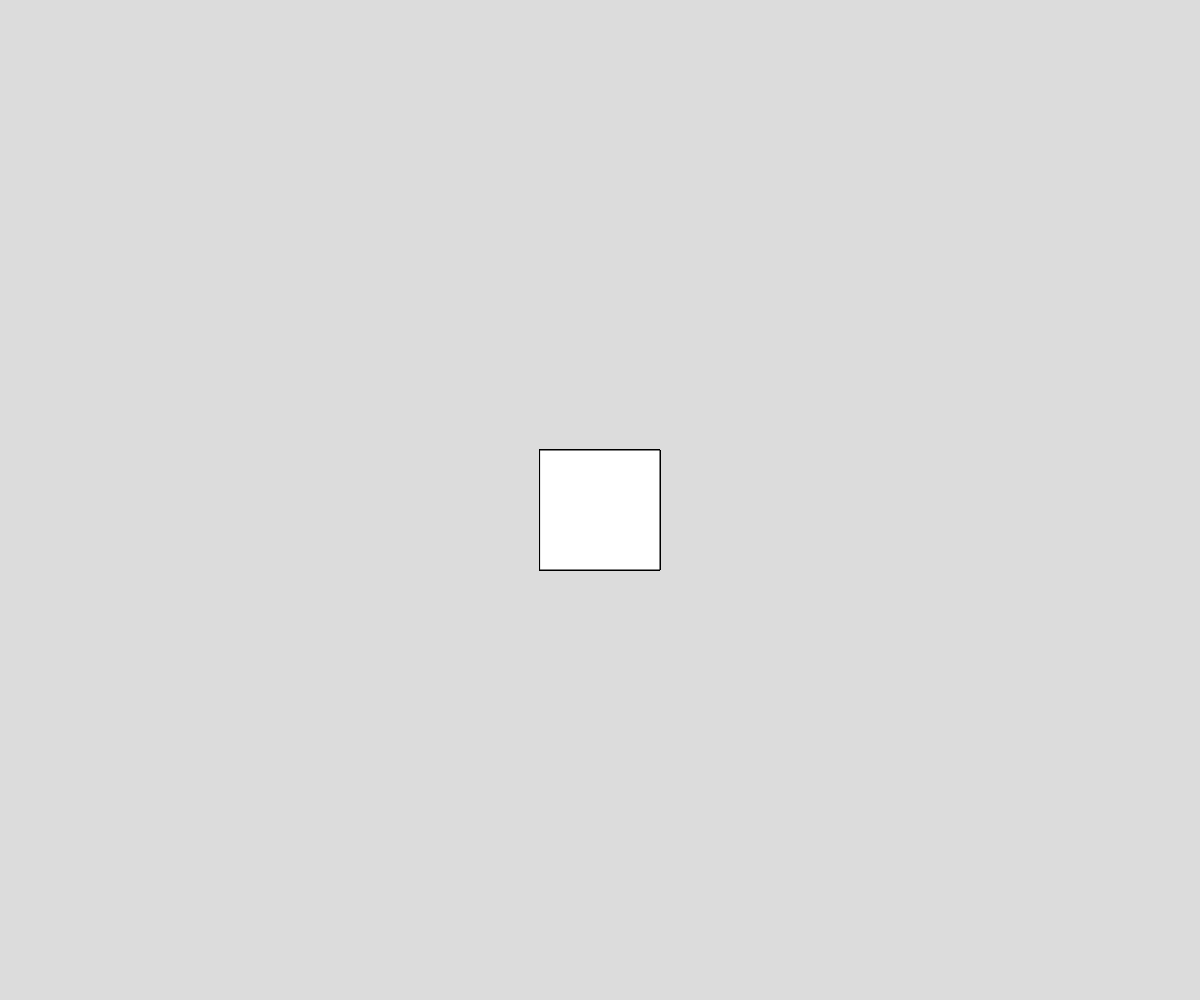
Frame 1 (no input)
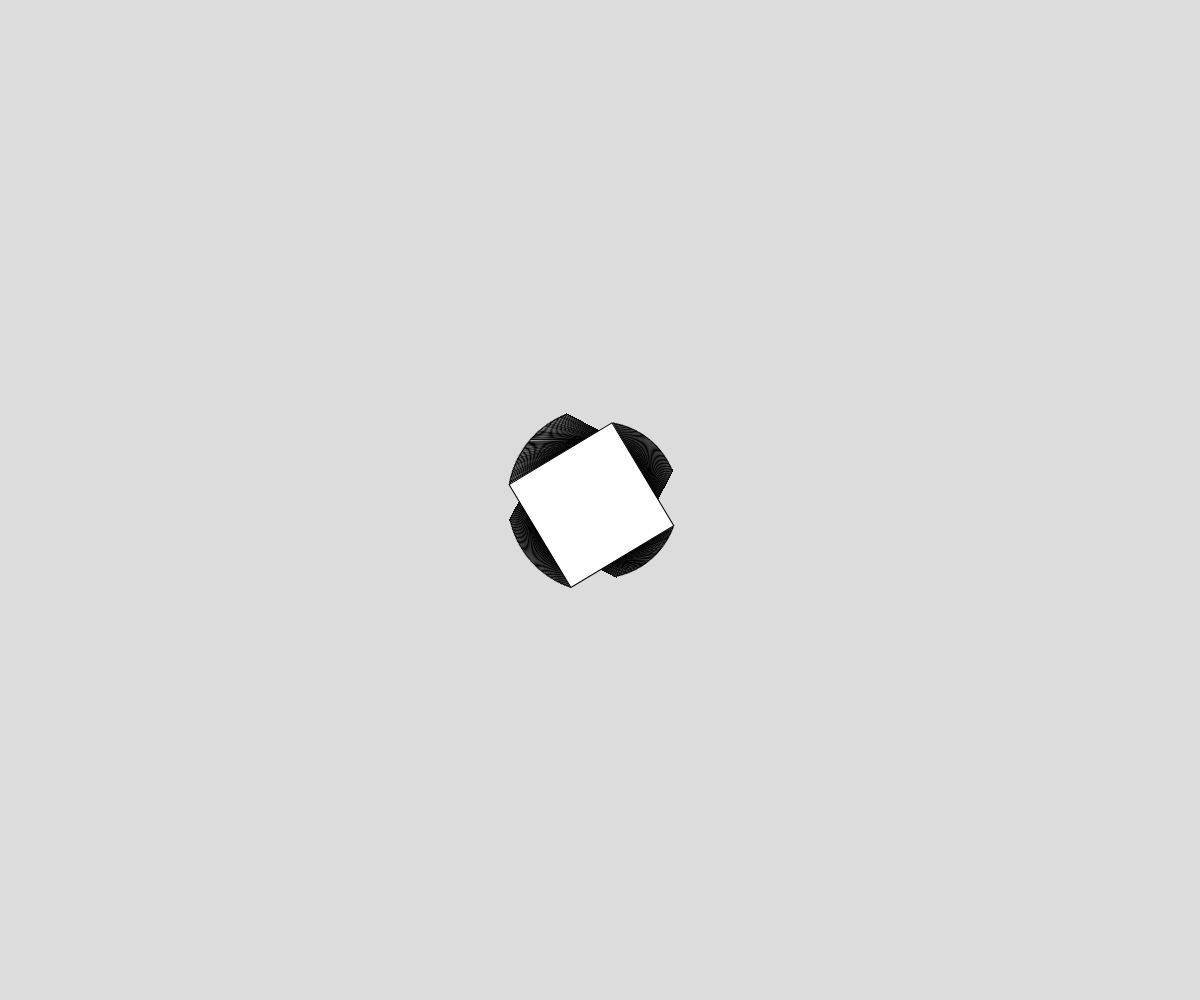
Frame 60 (no input)
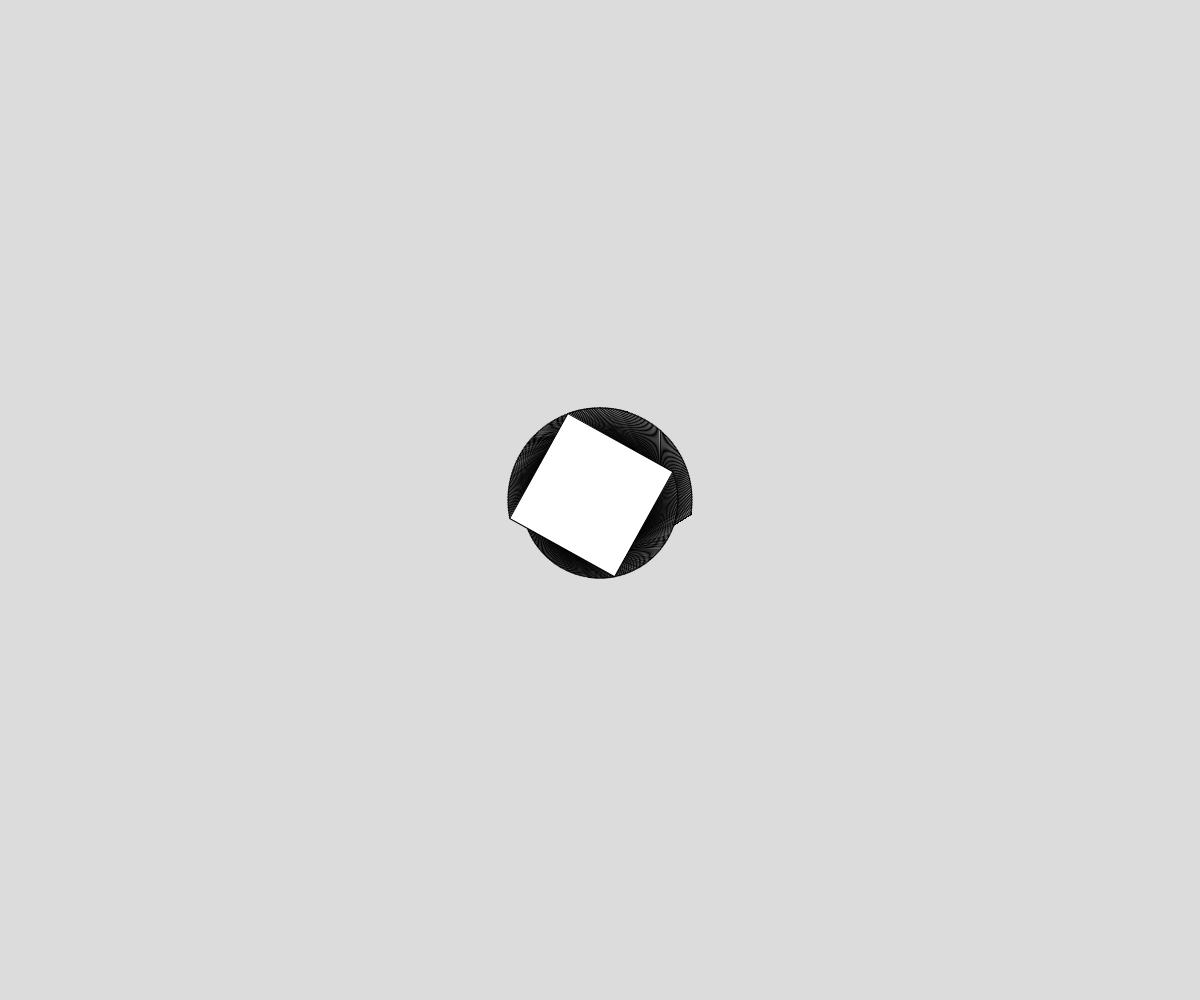
Frame 120 (the mouse pressed at the canvas centre since frame 60)

The p5.js sketch that drew these frames (run headless with seeded random() and noise() and a simulated clock; from frame 60 on, the mouse is pressed at the canvas centre):

// p5.js sketch
// ── sketch.js
// idk is called snake 
// AMAAN REHMAN
// 3/12/26
//
//SNAKE 

let x, y;
let posList = [];
const NUM_SEGMENTS = 210;

function setup() {
  createCanvas(windowWidth, windowHeight);
  rectMode(CENTER);  angleMode(DEGREES);
  x = width/2;  y = height/2;
  for(let i = 0; i < NUM_SEGMENTS; i++){
    posList.push({x:x, y:y, r:frameCount})


  }
}

function move(){
if(keyIsDown(LEFT_ARROW)) x -= 4;
if(keyIsDown(RIGHT_ARROW)) x += 4;
if(keyIsDown(UP_ARROW)) y -= 4;
if(keyIsDown(DOWN_ARROW)) y += 4;
posList.splice(0, 1);
posList.push({x:x, y:y, r:frameCount})
}

function renderSnake(){

  for(let p of posList){
    push()
    translate(p.x, p.y);
    rotate(p.r)
    square(0, 10 ,120)
    pop()
    p.r += 2

  }

}



function draw() {
  background(220);
  renderSnake()
  move();
}
